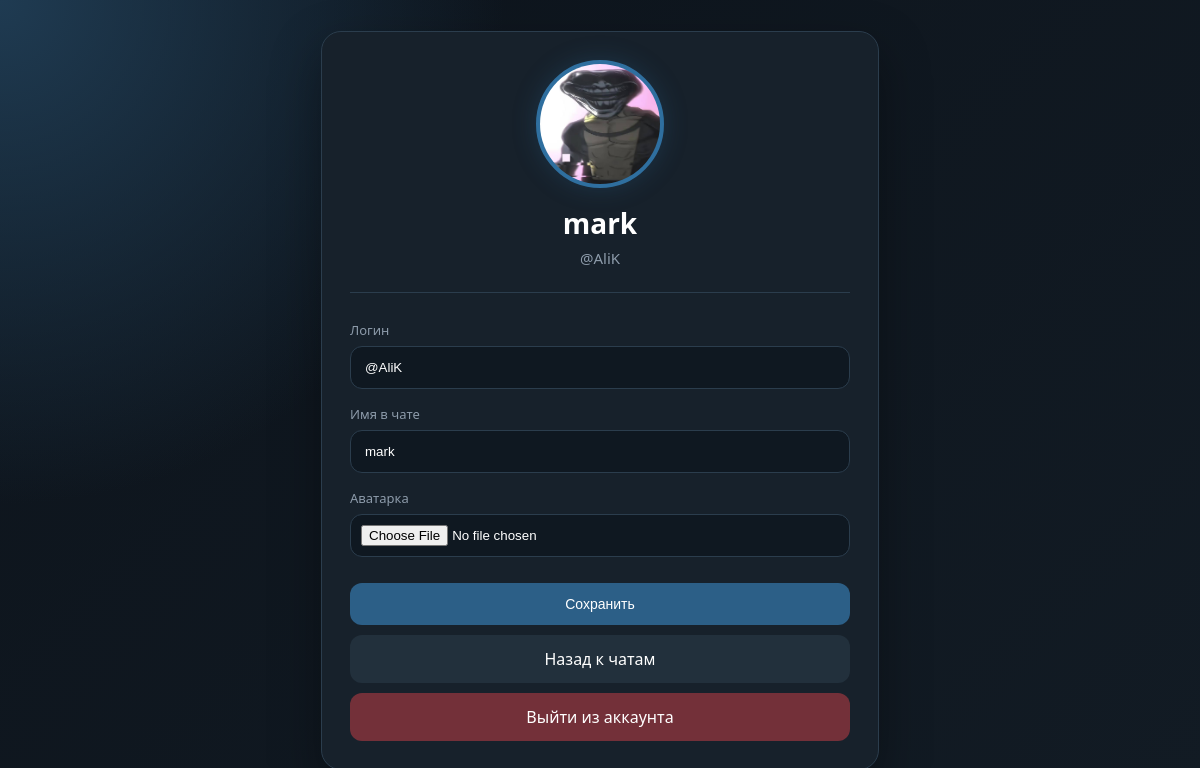
/profile/ (signed in), run on the app's committed database.
### chat/models.py (models this page shows, shortened)
class Profile(models.Model):
    user = models.OneToOneField(User, on_delete=models.CASCADE)
    display_name = models.CharField(max_length=50, blank=True)
    avatar = models.ImageField(upload_to="avatars/", blank=True, null=True)

### chat/views.py (the view)
# urls.py: path("profile/", views.profile_page, name="profile"),
@login_required
def profile_page(request):
    profile, created = Profile.objects.get_or_create(user=request.user)
    if request.method == "POST":
        profile.display_name = request.POST.get("display_name", "").strip()
        if request.FILES.get("avatar"):
            profile.avatar = request.FILES.get("avatar")
        profile.save()
        return redirect("profile")
    return render(request, "chat/profile.html", {
        "profile": profile
    })

### chat/templates/chat/profile.html (shortened to what this page needs)
<!DOCTYPE html>
<html lang="ru">
<head>
</head>
<body>
<div class="card">
    {% if profile.avatar %}
        <img class="avatar" src="{{ profile.avatar.url }}">
    {% else %}
        <div class="avatar"></div>
    {% endif %}
    <div class="profile-header">
        <div class="display-name">
            {% if profile.display_name %}
                {{ profile.display_name }}
            {% else %}
                {{ request.user.username }}
            {% endif %}
        </div>
        <div class="username">
            @{{ request.user.username }}
        </div>
    </div>
    <form method="post" enctype="multipart/form-data">
       <label>Логин</label>
        <input
            value="@{{ request.user.username }}"
            disabled
        >
        <label>Имя в чате</label>
        <input
            name="display_name"
            value="{{ profile.display_name }}"
            placeholder="Например: Манго Марк"
        >
        <label>Аватарка</label>
        <input
            type="file"
            name="avatar"
            accept="image/*"
        >
        <button type="submit">
            Сохранить
        </button>
    </form>
    <a class="link" href="/chats/">Назад к чатам</a>
    <a class="link logout" href="/logout/">Выйти из аккаунта</a>
</div>
</body>
</html>

### chat/templates/chat/profile.html (style rules this page uses)
body { margin:0; min-height:100vh; background: radial-gradient(circle at top left,#1f3b52 0,transparent 35%), linear-gradient(135deg,#0d141c,#121b24); font-family:Segoe UI,Arial,sans-serif; color:white; display:flex; justify-content:center; align-items:center; }
.card { width:460px; background:#17212b; border:1px solid #2b3d4d; border-radius:20px; padding:28px; box-shadow:0 20px 50px rgba(0,0,0,.35); }
.avatar { width:96px; height:96px; border-radius:50%; background:#2f6f9f; object-fit:cover; overflow:hidden; display:block; margin:0 auto 18px; border:3px solid #263847; }
.display-name { font-size:24px; font-weight:650; margin-bottom:4px; }
.username { color:#8d9baa; font-size:14px; }
label { display:block; font-size:13px; color:#8d9baa; margin-bottom:7px; }
input { width:100%; padding:13px 14px; margin-bottom:16px; border:1px solid #2b3d4d; border-radius:12px; background:#0f1821; color:white; box-sizing:border-box; transition:.15s; }
input[type="file"] { padding:10px; cursor:pointer; }
button, .link { width:100%; display:block; text-align:center; text-decoration:none; box-sizing:border-box; border:none; border-radius:12px; margin-top:10px; transition:.15s; }
button { background:#2c5f87; color:white; padding:13px; font-size:14px; cursor:pointer; }
.link { background:#22303c; color:white; padding:13px; }
.logout { background:#733039; }
.profile-header { text-align:center; margin-bottom:28px; padding-bottom:24px; border-bottom:1px solid #2b3d4d; }
.avatar { width:120px; height:120px; margin:0 auto 16px; border:4px solid #2f6f9f; box-shadow:0 0 25px rgba(47,111,159,.25); }
.display-name { font-size:28px; font-weight:700; margin-bottom:6px; }
.username { color:#8d9baa; font-size:15px; }
.card { width:500px; }

### data on the page
Profile: avatar (picture), display_name "mark"

### other printed values
{{ request.user.username }} "AliK"
